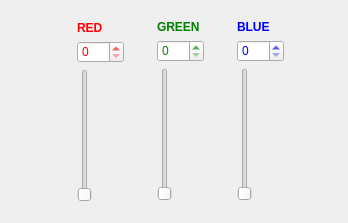
<?xml version="1.0" encoding="UTF-8"?>
<ui version="4.0">
 <class>Dialog</class>
 <widget class="QDialog" name="Dialog">
  <property name="geometry">
   <rect>
    <x>0</x>
    <y>0</y>
    <width>348</width>
    <height>223</height>
   </rect>
  </property>
  <property name="windowTitle">
   <string>Dialog</string>
  </property>
  <widget class="QWidget" name="">
   <property name="geometry">
    <rect>
     <x>150</x>
     <y>20</y>
     <width>61</width>
     <height>181</height>
    </rect>
   </property>
   <layout class="QGridLayout" name="gridLayout_2">
    <item row="0" column="0">
     <widget class="QLabel" name="label_2">
      <property name="styleSheet">
       <string notr="true">color: green;
font-weight: 700
</string>
      </property>
      <property name="text">
       <string>GREEN</string>
      </property>
     </widget>
    </item>
    <item row="1" column="0">
     <widget class="QSpinBox" name="spinBox_2">
      <property name="styleSheet">
       <string notr="true">color: green;</string>
      </property>
      <property name="maximum">
       <number>255</number>
      </property>
     </widget>
    </item>
    <item row="2" column="0">
     <widget class="QSlider" name="verticalSlider_2">
      <property name="maximum">
       <number>255</number>
      </property>
      <property name="orientation">
       <enum>Qt::Vertical</enum>
      </property>
     </widget>
    </item>
   </layout>
  </widget>
  <widget class="QWidget" name="">
   <property name="geometry">
    <rect>
     <x>230</x>
     <y>20</y>
     <width>61</width>
     <height>181</height>
    </rect>
   </property>
   <layout class="QGridLayout" name="gridLayout_3">
    <item row="0" column="0">
     <widget class="QLabel" name="label_3">
      <property name="styleSheet">
       <string notr="true">color: blue;
font-weight: 700;</string>
      </property>
      <property name="text">
       <string>BLUE</string>
      </property>
     </widget>
    </item>
    <item row="1" column="0">
     <widget class="QSpinBox" name="spinBox_3">
      <property name="styleSheet">
       <string notr="true">color: blue</string>
      </property>
      <property name="maximum">
       <number>255</number>
      </property>
     </widget>
    </item>
    <item row="2" column="0">
     <widget class="QSlider" name="verticalSlider_3">
      <property name="maximum">
       <number>255</number>
      </property>
      <property name="orientation">
       <enum>Qt::Vertical</enum>
      </property>
     </widget>
    </item>
   </layout>
  </widget>
  <widget class="QWidget" name="">
   <property name="geometry">
    <rect>
     <x>70</x>
     <y>21</y>
     <width>61</width>
     <height>181</height>
    </rect>
   </property>
   <layout class="QGridLayout" name="gridLayout">
    <item row="0" column="0">
     <widget class="QLabel" name="label">
      <property name="styleSheet">
       <string notr="true">color: red;
font-weight: 700
</string>
      </property>
      <property name="text">
       <string>RED</string>
      </property>
     </widget>
    </item>
    <item row="1" column="0">
     <widget class="QSpinBox" name="spinBox">
      <property name="styleSheet">
       <string notr="true">color: red;</string>
      </property>
      <property name="maximum">
       <number>255</number>
      </property>
     </widget>
    </item>
    <item row="2" column="0">
     <widget class="QSlider" name="verticalSlider">
      <property name="maximum">
       <number>255</number>
      </property>
      <property name="orientation">
       <enum>Qt::Vertical</enum>
      </property>
     </widget>
    </item>
   </layout>
  </widget>
 </widget>
 <resources/>
 <connections>
  <connection>
   <sender>verticalSlider</sender>
   <signal>valueChanged(int)</signal>
   <receiver>spinBox</receiver>
   <slot>setValue(int)</slot>
   <hints>
    <hint type="sourcelabel">
     <x>89</x>
     <y>99</y>
    </hint>
    <hint type="destinationlabel">
     <x>105</x>
     <y>47</y>
    </hint>
   </hints>
  </connection>
  <connection>
   <sender>spinBox</sender>
   <signal>valueChanged(int)</signal>
   <receiver>verticalSlider</receiver>
   <slot>setValue(int)</slot>
   <hints>
    <hint type="sourcelabel">
     <x>80</x>
     <y>51</y>
    </hint>
    <hint type="destinationlabel">
     <x>87</x>
     <y>78</y>
    </hint>
   </hints>
  </connection>
  <connection>
   <sender>verticalSlider_2</sender>
   <signal>valueChanged(int)</signal>
   <receiver>spinBox_2</receiver>
   <slot>setValue(int)</slot>
   <hints>
    <hint type="sourcelabel">
     <x>170</x>
     <y>96</y>
    </hint>
    <hint type="destinationlabel">
     <x>175</x>
     <y>55</y>
    </hint>
   </hints>
  </connection>
  <connection>
   <sender>spinBox_2</sender>
   <signal>valueChanged(int)</signal>
   <receiver>verticalSlider_2</receiver>
   <slot>setValue(int)</slot>
   <hints>
    <hint type="sourcelabel">
     <x>164</x>
     <y>48</y>
    </hint>
    <hint type="destinationlabel">
     <x>171</x>
     <y>123</y>
    </hint>
   </hints>
  </connection>
  <connection>
   <sender>verticalSlider_3</sender>
   <signal>valueChanged(int)</signal>
   <receiver>spinBox_3</receiver>
   <slot>setValue(int)</slot>
   <hints>
    <hint type="sourcelabel">
     <x>254</x>
     <y>115</y>
    </hint>
    <hint type="destinationlabel">
     <x>255</x>
     <y>50</y>
    </hint>
   </hints>
  </connection>
  <connection>
   <sender>spinBox_3</sender>
   <signal>valueChanged(int)</signal>
   <receiver>verticalSlider_3</receiver>
   <slot>setValue(int)</slot>
   <hints>
    <hint type="sourcelabel">
     <x>244</x>
     <y>48</y>
    </hint>
    <hint type="destinationlabel">
     <x>247</x>
     <y>118</y>
    </hint>
   </hints>
  </connection>
 </connections>
</ui>
